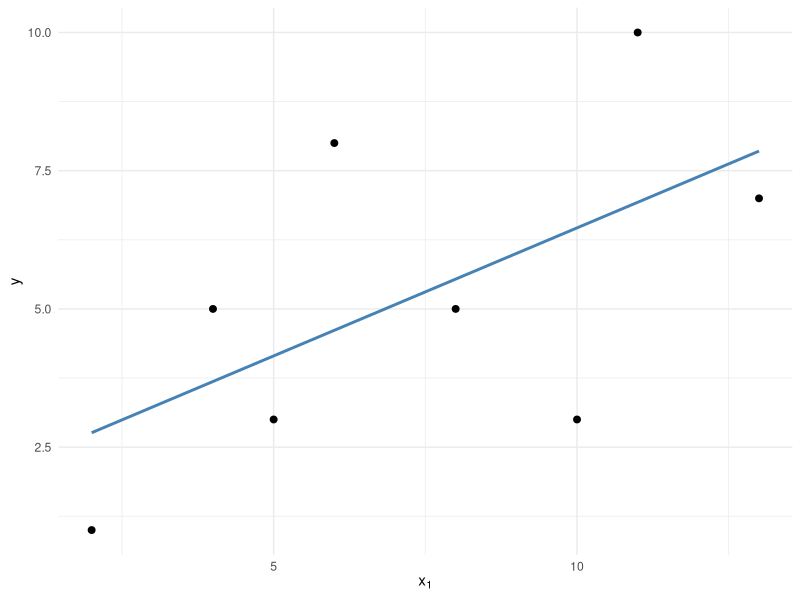
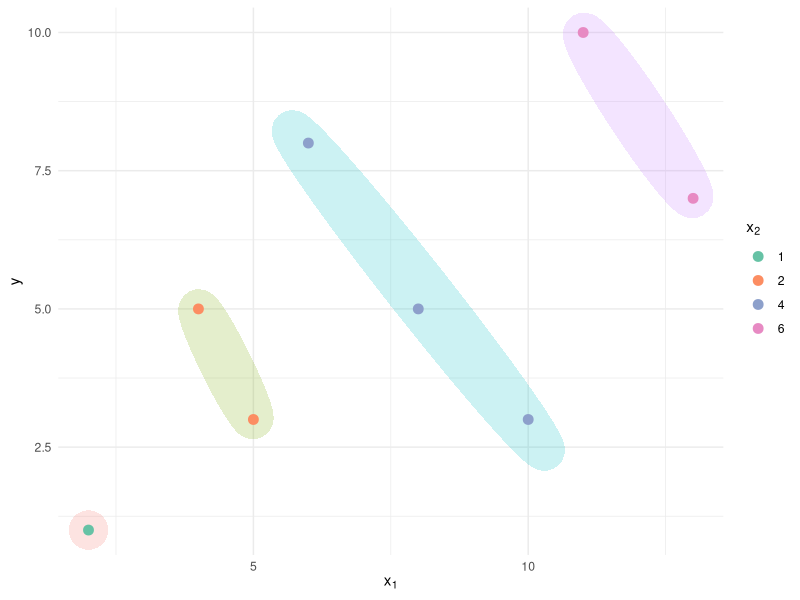

These charts were generated, in order, by the following R code:
## ---- chunk 1
# ---- sales-multiple-regression -------------------------------------------
# Data: 8 sales districts
sales_df <- data.frame(
  district = 1:8,
  y  = c(5.4, 3.8, 10.6, 5.2, 4.5, 2.7, 2.5, 4.5),  # sales (million EUR)
  x1 = c(5.0, 4.2, 10.0, 4.4, 3.6, 1.3, 2.7, 3.0),   # population (×100 000)
  x2 = c(5.0, 3.0, 9.0, 3.5, 5.0, 2.0, 1.8, 4.7)     # advertising (×10 000 EUR)
)

fit_sales <- lm(y ~ x1 + x2, data = sales_df)
summary(fit_sales)
## ---- chunk 2
# ---- simple-regression ---------------------------------------------------
df <- data.frame(
  y  = c(1, 5, 3, 8, 5, 3, 10, 7),
  x1 = c(2, 4, 5, 6, 8, 10, 11, 13),
  x2 = c(1, 2, 2, 4, 4, 4, 6, 6)
)

fit_simple <- lm(y ~ x1, data = df)
summary(fit_simple)
## ---- chunk 3
#| echo: false
#| fig-height: 5
#| fig-width: 5
#| fig-align: center
# ---- plot-simple ---------------------------------------------------------
library(ggplot2)

ggplot(df, aes(x1, y)) +
  geom_point(size = 2) +
  geom_smooth(method = "lm", se = FALSE, color = "steelblue") +
  labs(
       x = expression(x[1]), y = "y") +
  theme_minimal()
## ---- chunk 4
# ---- multiple-regression --------------------------------------------------
fit_multi <- lm(y ~ x1 + x2, data = df)
summary(fit_multi)
## ---- chunk 5
#| echo: false
#| fig-height: 5
#| fig-width: 5
#| fig-align: center
library(ggforce)  # for geom_mark_ellipse

ggplot(df, aes(x1, y, color = factor(x2))) +
  geom_mark_ellipse(aes(group = factor(x2), fill = factor(x2)),
                    alpha = 0.2, color = NA, show.legend = FALSE) +
  geom_point(size = 3) +
  scale_color_brewer(palette = "Set2", name = expression(x[2])) +
  labs(
       x = expression(x[1]), y = "y") +
  theme_minimal()
